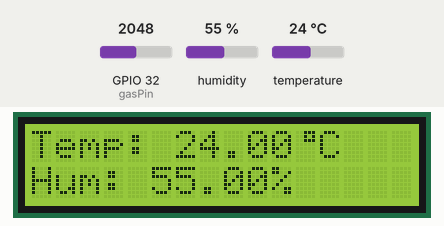
Bench run of a sketch on a simulated ESP32. On the bench: 16×2 character LCD. The test bench sets the inputs (shaded band); at power-on: GPIO 32 (gasPin) = 2048, humidity 55 %, temperature 24 °C. WiFi joins after 1.5 s; servers stay silent unless stated; what the sketch prints to the serial monitor is not drawn.

Above: at 9.5 s.
9.6 s: GPIO 32 (gasPin) set to 418
At 16.6 s:
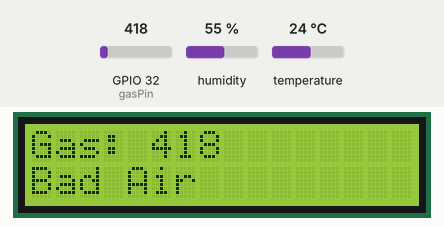
22.4 s: GPIO 32 (gasPin) set to 382
At 26.7 s:
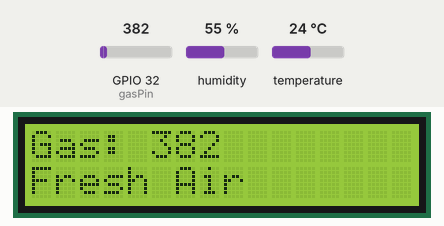
35.4 s: humidity set to 22 %
At 39.5 s:
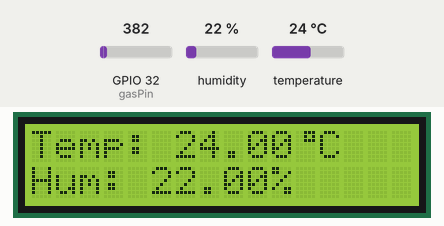
42.4 s: temperature set to 12 °C
At 44.5 s:
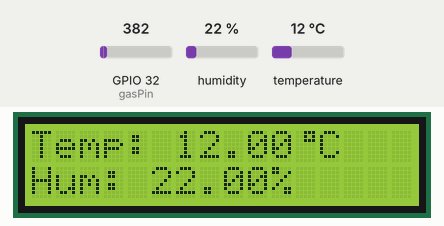
47.4 s: humidity set to 40 %
At 49.5 s:
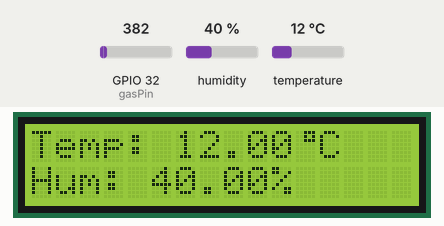
52.4 s: GPIO 32 (gasPin) set to 491
At 56.6 s:
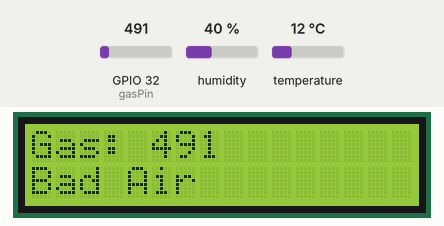
Timing chart, 0 to 58.1 s (numbered marks = the images above; inputs shaded):
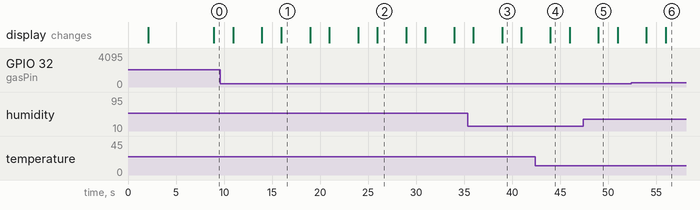

Measured:
- the behaviour switches between 401 and 400 on GPIO 32 (gasPin) (found by bisection; images 1 and 2)
- after the input at 9.6 s, the display: first differs from a run without the input after 6.4 s (image 1)
- after the input at 22.4 s, the display: first differs from a run without the input after 3.6 s (image 2)
- after the input at 35.4 s, the display: first differs from a run without the input after 3.6 s (image 3)
- after the input at 42.4 s, the display: changes after 1.6 s (image 4)
- after the input at 47.4 s, the display: changes after 1.6 s (image 5)
- after the input at 52.4 s, the display: first differs from a run without the input after 3.6 s (image 6)

The sketch:

pollen_detection_esp.ino
```cpp
/*******************************************************
   SMART POLLEN & AIR QUALITY MONITORING SYSTEM
   ESP32 + BME280 + MQ135 + DHT11 + LCD + BLYNK IoT
   ~ A Project Of Mrityun Jay
********************************************************/

#define BLYNK_TEMPLATE_ID "TMPLwToQUqRw"
#define BLYNK_TEMPLATE_NAME "Air Quality Monitoring"
#define BLYNK_AUTH_TOKEN "C8Y7T0Fr54QF8pdfQ5dZsdfhhSdiQBFLj8mYe"

#define BLYNK_PRINT Serial

// -------------------- LIBRARIES -----------------------
#include <WiFi.h>
#include <BlynkSimpleEsp32.h>
#include <DHT.h>
#include <LiquidCrystal_I2C.h>
#include <Wire.h>

// -------------------- LCD SETTINGS --------------------
LiquidCrystal_I2C lcd(0x27, 16, 2);

// Custom degree symbol for LCD
byte degree_symbol[8] =
{
  0b00111,
  0b00101,
  0b00111,
  0b00000,
  0b00000,
  0b00000,
  0b00000,
  0b00000
};

// -------------------- BLYNK AUTH ---------------------
char auth[] = BLYNK_AUTH_TOKEN;

char ssid[] = "WiFi Username";    // change this
char pass[] = "WiFi Password";    // change this

BlynkTimer timer;

// -------------------- SENSOR PINS --------------------
int gasPin = 32;     // MQ135 analog pin
#define DHTPIN 2     // DHT11 data pin
#define DHTTYPE DHT11

DHT dht(DHTPIN, DHTTYPE);

// -------------------- VARIABLES -----------------------
int GAS_THRESHOLD = 400;  // realistic MQ135 threshold

/*******************************************************
   FUNCTION: Send Data to Blynk
********************************************************/
void sendToBlynk()
{
  float humidity = dht.readHumidity();
  float temp = dht.readTemperature();

  if (isnan(humidity) || isnan(temp)) {
    Serial.println("DHT sensor read failed");
    return;
  }

  int gasValue = analogRead(gasPin);

  // Push to Blynk
  Blynk.virtualWrite(V0, temp);
  Blynk.virtualWrite(V1, humidity);
  Blynk.virtualWrite(V2, gasValue);

  // Debug output
  Serial.println("----------- BLYNK DATA -----------");
  Serial.print("Temp: "); Serial.print(temp); Serial.println(" °C");
  Serial.print("Humidity: "); Serial.print(humidity); Serial.println(" %");
  Serial.print("Gas Value: "); Serial.println(gasValue);

  // Trigger pollution alert
  if (gasValue > GAS_THRESHOLD) {
    Blynk.logEvent("pollution_alert", "Air Quality Dropped!");
  }
}

/*******************************************************
   FUNCTION: Update LCD Display
********************************************************/
void updateLCD()
{
  float humidity = dht.readHumidity();
  float temp = dht.readTemperature();
  int gasValue = analogRead(gasPin);

  lcd.clear();

  // Line 1 - Temperature
  lcd.setCursor(0, 0);
  lcd.print("Temp: ");
  lcd.print(temp);
  lcd.write(1);    // degree symbol
  lcd.print("C");

  // Line 2 - Humidity & Gas
  lcd.setCursor(0, 1);
  lcd.print("Hum: ");
  lcd.print(humidity);
  lcd.print("%");

  delay(2000);

  lcd.clear();
  lcd.setCursor(0, 0);
  lcd.print("Gas: ");
  lcd.print(gasValue);

  lcd.setCursor(0, 1);
  if (gasValue > GAS_THRESHOLD) {
    lcd.print("Bad Air");
  } else {
    lcd.print("Fresh Air");
  }

  delay(2000);
}

/*******************************************************
                      SETUP
********************************************************/
void setup()
{
  Serial.begin(115200);

  // LCD initialization
  lcd.begin();
  lcd.backlight();
  lcd.createChar(1, degree_symbol);

  lcd.setCursor(1, 0);
  lcd.print("Air Quality");
  lcd.setCursor(1, 1);
  lcd.print("Monitoring...");
  delay(2000);
  lcd.clear();

  // Start WiFi + Blynk
  Blynk.begin(auth, ssid, pass);

  // Start DHT sensor
  dht.begin();

  // Timers (non-blocking!)
  timer.setInterval(30000L, sendToBlynk);  // send data every 30s
  timer.setInterval(5000L, updateLCD);     // update LCD every 5s
}

/*******************************************************
                      LOOP
********************************************************/
void loop()
{
  Blynk.run();
  timer.run();
}


// This is the end of the code
```
